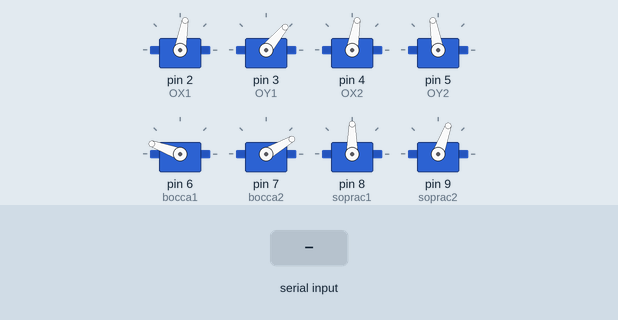
The sketch below on a simulated Arduino Mega 2560, built with avr-gcc and run on an emulated ATmega2560. Parts: 8 × servo. Inputs (shaded band) come from the test bench. What the sketch prints to the serial monitor is not drawn.

Above: at 1.2 s.
1.3 s: "t" received over Serial
At 1.8 s:
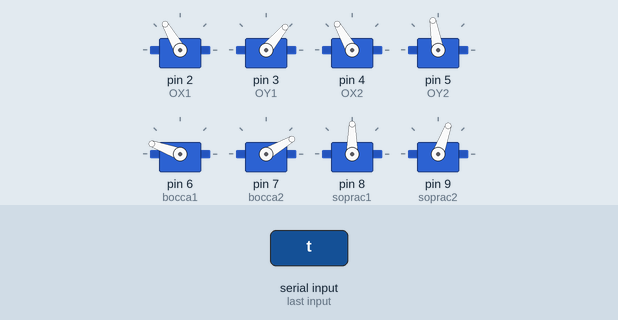
2.8 s: "o" received over Serial
At 4.0 s:
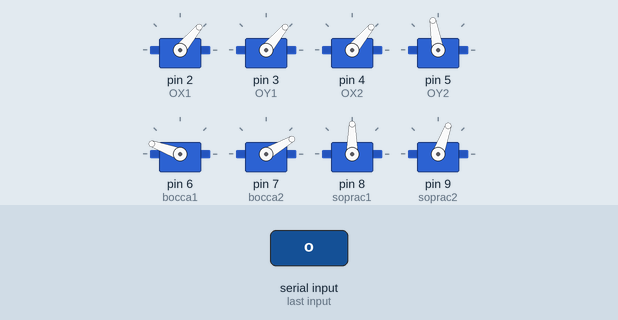
4.3 s: "s" received over Serial
At 5.3 s:
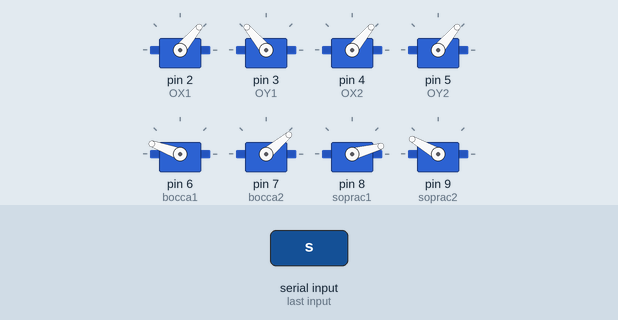
5.8 s: "h" received over Serial
At 6.5 s:
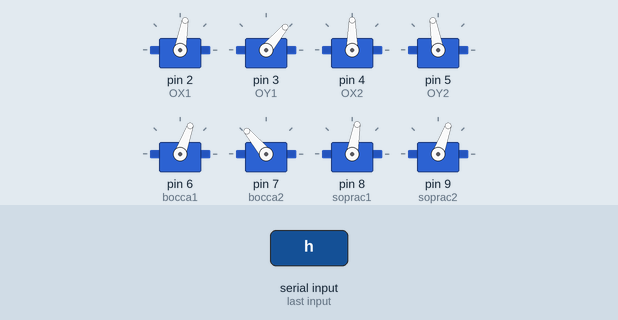
7.3 s: "l" received over Serial
At 7.6 s:
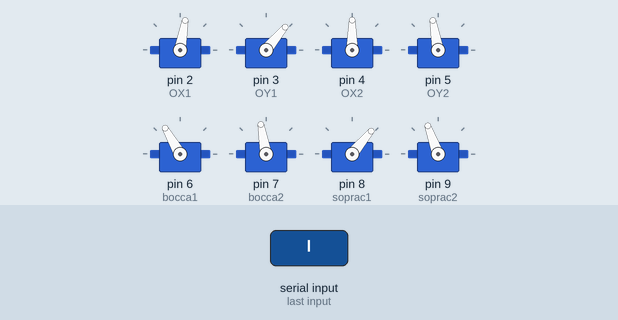
8.8 s: "t" received over Serial
At 10.0 s:
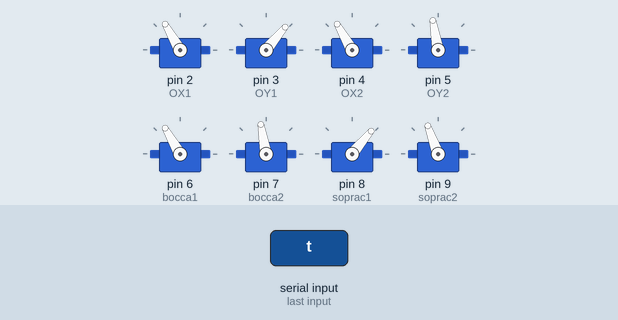
Timing chart, 0 to 11.3 s (numbered marks = the images above; inputs shaded):
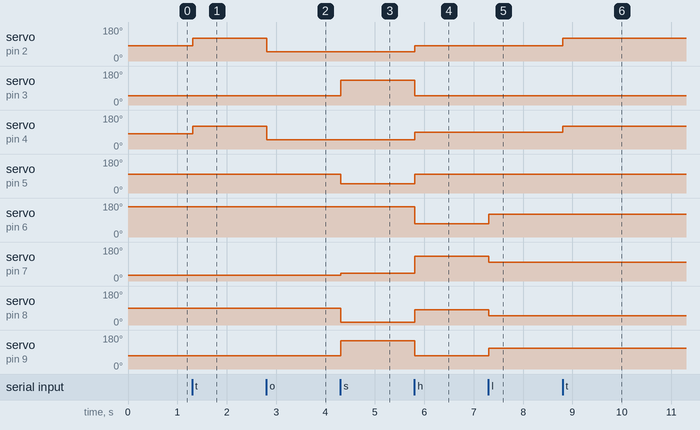

The sketch:

faccia_semplice_lomba.ino
```cpp
#include <Servo.h>

Servo OX1;
Servo OY1;

Servo OX2;
Servo OY2;

Servo bocca1;
Servo bocca2;

Servo soprac1;
Servo soprac2;

char IncomingByte = 'n';

void setup()
{
  Serial.begin(9600);
  Serial1.begin(9600);
  OX1.attach(2); // Quello a sinistra
  OY1.attach(3);
  OX2.attach(4); // Quello a destra
  OY2.attach(5);
  bocca1.attach(6); //quella a sinistra
  bocca2.attach(7); //quella a destra
  soprac1.attach(8); //quella  a destra
  soprac2.attach(9); //quella a sinistra
  bocca1.write(160);
  bocca2.write(30);
  soprac1.write(90);
  soprac2.write(70);
  OX1.write(80);
  OX2.write(80);
  OY1.write(50);
  OY2.write(100);
}

void loop() {
  if (Serial.available() > 0) {
    IncomingByte = Serial.read();
  }
  Serial.println(IncomingByte);
  switch (IncomingByte) {
    case 't': guardosx(); break;
    case 'o': guardodx();break;
    case 's': triste(); break;
    case 'h': felice(); break;
    case 'l': neutro(); break;
    case 'f': Serial1.print('f'); break;
    case 'k': Serial1.print('k'); break;
    case 'n': break;
  }
  IncomingByte = 'n';
}
void oscillaocchi()
{
  delay(500);
  OX1.write(50);
  OX2.write(50);
  delay(500);
  OX1.write(120);
  OX2.write(120);
}

void stupito() {
  bocca1.write(160);
  bocca2.write(30);
  soprac1.write(70);
  soprac2.write(90);
  OX1.write(80);
  OX2.write(80);
  OY1.write(50);
  OY2.write(100);
}

void felice() { // da fare
  soprac2.write(70);
  soprac1.write(80);
   bocca1.write(70);
  bocca2.write(130);
   OY1.write(50);
  OY2.write(100);
  OX1.write(80);
  OX2.write(90);

}

void rabbia() { // da fare
  soprac1.write(75);
  soprac2.write(80);
  bocca1.write(10);
  bocca2.write(150);
  OX1.write(100);
  OX2.write(70);
  OY1.write(50);
  OY2.write(90);

}
void triste() { // da fare
  soprac2.write(150);
  soprac1.write(15);
  OY1.write(130);
  OY2.write(50);
  bocca1.write(160);
  bocca2.write(40);


}
void neutro() { // da fare
  soprac2.write(110);
  soprac1.write(50);
  OY1.write(50);
  OY2.write(100);
  OX1.write(80);
  OX2.write(90);
  bocca1.write(120);
  bocca2.write(100);

}
void centrato()
{
  OY1.write(50);
  OY2.write(100);
  OX1.write(80);
  OX2.write(90);
}
void guardodx()
{
  OX1.write(50);
  OX2.write(50);
}

void guardosx()
{
  OX1.write(120);
  OX2.write(120);
}
```

Measured:
- after the input at 1.3 s, servo on pin 2 (OX1), servo on pin 4 (OX2): 80° → 120° at once
- after the input at 2.8 s, servo on pin 2 (OX1), servo on pin 4 (OX2): 120° → 50° at once
- after the input at 4.3 s, servo on pin 3 (OY1): 50° → 130° at once; servo on pin 5 (OY2): 100° → 50° at once; servo on pin 7 (bocca2): 30° → 40° at once; servo on pin 8 (soprac1): 90° → 15° at once; servo on pin 9 (soprac2): 70° → 150° at once
- after the input at 5.8 s, servo on pin 2 (OX1): 50° → 80° at once; servo on pin 3 (OY1): 130° → 50° at once; servo on pin 4 (OX2): 50° → 90° at once; servo on pin 5 (OY2): 50° → 100° at once; servo on pin 6 (bocca1): 160° → 70° at once
- after the input at 7.3 s, servo on pin 6 (bocca1): 70° → 120° at once; servo on pin 7 (bocca2): 130° → 100° at once; servo on pin 8 (soprac1): 80° → 50° at once; servo on pin 9 (soprac2): 70° → 110° at once
- after the input at 8.8 s, servo on pin 2 (OX1): 80° → 120° at once; servo on pin 4 (OX2): 90° → 120° at once
